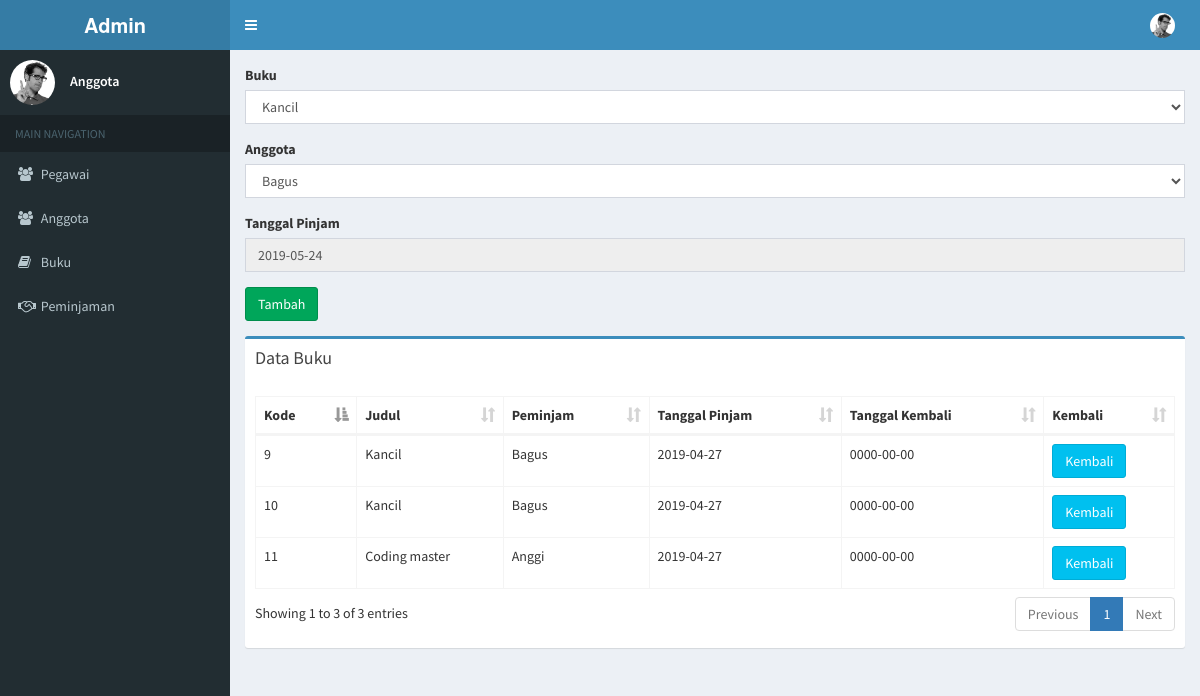
Screenshot of /index.php/peminjaman_controller/peminjaman with the database file from the repository.
### tables this page shows
CREATE TABLE `peminjaman` (
  `KdPinjam` int(11) NOT NULL,
  `KdAnggota` int(11) NOT NULL,
  `KdRegister` int(11) NOT NULL
);

CREATE TABLE `buku` (
  `KdRegister` int(11) NOT NULL,
  `Judul` varchar(100) NOT NULL,
  `Pengarang` varchar(100) NOT NULL,
  `Penerbit` varchar(50) NOT NULL,
  `Thn_terbit` year(4) NOT NULL
);

CREATE TABLE `anggota` (
  `KdAnggota` int(11) NOT NULL,
  `Nama` varchar(100) NOT NULL,
  `Prodi` varchar(50) NOT NULL,
  `Jenjang` varchar(50) NOT NULL,
  `Alamat` varchar(200) NOT NULL
);

CREATE TABLE `detil_pinjam` (
  `KdPinjam` int(11) NOT NULL,
  `KdRegister` int(11) NOT NULL,
  `Tgl_pinjam` date NOT NULL,
  `Tgl_kembali` date NOT NULL
);

### application/controllers/Peminjaman_controller.php (called while the page is built, shortened)
<?php
class Peminjaman_controller extends CI_Controller
{
	public function __construct(){
	    $this->load->model('peminjaman');
	    $this->load->library('session');
      $this->load->library('pagination');
  	}
  	public function peminjaman(){
  		$data['peminjaman'] = $this->peminjaman->getPeminjaman();
  		$data['anggota'] = $this->peminjaman->getAnggota();
  		$data['buku'] = $this->peminjaman->getBuku();
	    $this->load->view('peminjaman/peminjaman', $data);
  	}
}
 ?>

### index.php (called while the page is built, shortened)
<?php
require_once BASEPATH.'core/CodeIgniter.php';

### application/models/Peminjaman.php (called while the page is built, shortened)
<?php
class Peminjaman extends CI_Model{
    public function getBuku(){
        return $this->db->get('buku')->result();
    }
    public function getAnggota(){
        return $this->db->get('anggota')->result();
    }
    public function getPeminjaman(){
        $this->db->select('peminjaman.KdPinjam,Nama,Judul,Tgl_pinjam,Tgl_kembali');
        $this->db->from('peminjaman');
        $this->db->join('anggota','anggota.KdAnggota = peminjaman.KdAnggota');
        $this->db->join('buku','buku.KdRegister = peminjaman.KdRegister');
        $this->db->join('detil_pinjam', 'detil_pinjam.KdPinjam = peminjaman.KdPinjam');
        $query = $this->db->get('');
        return $query->result();
    }
}
?>

### application/views/peminjaman/peminjaman.php (the view, shortened to what this page needs)
<!DOCTYPE html>
<html>
<head>
  <link rel="stylesheet" href="<?php echo base_url()."assets/"; ?>bower_components/bootstrap/dist/css/bootstrap.min.css">
  <link rel="stylesheet" href="<?php echo base_url()."assets/"; ?>bower_components/font-awesome/css/font-awesome.min.css">
  <link rel="stylesheet" href="<?php echo base_url()."assets/"; ?>bower_components/Ionicons/css/ionicons.min.css">
  <link rel="stylesheet" href="<?php echo base_url()."assets/"; ?>bower_components/datatables.net-bs/css/dataTables.bootstrap.min.css">
  <link rel="stylesheet" href="<?php echo base_url()."assets/"; ?>dist/css/AdminLTE.min.css">
  <link rel="stylesheet" href="<?php echo base_url()."assets/"; ?>dist/css/skins/_all-skins.min.css">
  <link href="<?php echo base_url('css/sweetalert.css') ?>" rel="stylesheet" >
</head>
<body class="hold-transition skin-blue sidebar-mini">
<div class="wrapper">
  <header class="main-header">
    <a href="<?php echo base_url()."assets/"; ?>index2.html" class="logo">
      <span class="logo-lg"><b>Admin</b></span>
    </a>
    <nav class="navbar navbar-static-top">
      <a href="#" class="sidebar-toggle" data-toggle="push-menu" role="button">
      </a>
      <div class="navbar-custom-menu">
        <ul class="nav navbar-nav">
          <li class="dropdown user user-menu">
            <a href="#" class="dropdown-toggle" data-toggle="dropdown">
              <img src="<?php echo base_url()."assets/"; ?>dist/img/user2-160x160.jpg" class="user-image" alt="User Image">
            </a>
          </li>
        </ul>
      </div>
    </nav>
  </header>
  <aside class="main-sidebar">
    <section class="sidebar">
      <div class="user-panel">
        <div class="pull-left image">
          <img src="<?php echo base_url()."assets/"; ?>dist/img/user2-160x160.jpg" class="img-circle" alt="User Image">
        </div>
        <div class="pull-left info">
          <p>Anggota</p>
        </div>
      </div>
      <ul class="sidebar-menu" data-widget="tree">
        <li class="header">MAIN NAVIGATION</li>
        <li>
          <a class="nav-link" href="<?php echo base_url("pegawai") ?>">
            <i class="fa fa-users"></i>
            <span>Pegawai</span>
          </a>
        </li>
        <li>
          <a class="nav-link" href="<?php echo base_url("anggota") ?>">
            <i class="fa fa-users"></i>
            <span>Anggota</span>
          </a>
        </li>
        <li>
          <a class="nav-link" href="<?php echo base_url("buku") ?>">
            <i class="fa fa-book"></i>
            <span>Buku</span>
          </a>
        </li>
        <li>
          <a class="nav-link" href="<?php echo base_url("peminjaman") ?>">
            <i class="fa fa-handshake-o"></i>
            <span>Peminjaman</span>
          </a>
        </li>
      </ul>
    </section>
  </aside>
  <div class="content-wrapper">
    <section class="content">
      <div class="row">
        <div class="col-md-12">
          <div class="card">
          <div class="card-body">
            <?php echo form_open("Peminjaman_controller/simpanPeminjaman"); ?>
               <form class="form-inline" action="/action_page.php">
                  <div class="form-group">
                    <label>Buku</label>
                    <select name="buku" class="form-control">
                      <?php
                        foreach ($buku as $data) {
                          echo "<option value='$data->KdRegister'>".$data->Judul."</option>";
                        }
                       ?>
                    </select>
                  </div>
                  <div class="form-group">
                    <label>Anggota</label>
                    <select name="anggota" class="form-control">
                      <?php
                        foreach ($anggota as $data){
                          echo "<option value='$data->KdAnggota'>".$data->Nama."</option>";
                        }
                       ?>
                    </select>
                  </div>
                  <div class="form-group">
                    <label>Tanggal Pinjam</label>
                    <input type="text" name="tgl" class="form-control" value="<?php echo date('Y-m-d'); ?>" readonly>
                  </div>
                  <div class="form-group">
                    <input type="submit" name="submit" value="Tambah" class="btn btn-success">
                  </div>
                </form>
            </div>
          </div>
          <div class="box box-primary">
            <div class="box-header">
              <h3 class="box-title">Data Buku</h3>
            </div>
            <div class="box-body">
              <table id="example2" class="table table-bordered table-hover">
                <thead>
                <tr>
                  <th>Kode</th>
                  <th>Judul</th>
                  <th>Peminjam</th>
                  <th>Tanggal Pinjam</th>
                  <th>Tanggal Kembali</th>
                  <th>Kembali</th>
                </tr>
                </thead>
                <tbody>
                <?php
                  foreach($peminjaman as $data){
                      echo "<tr>
                      <td>".$data->KdPinjam."</td>
                      <td>".$data->Judul."</td>
                      <td>".$data->Nama."</td>
                      <td>".$data->Tgl_pinjam."</td>
                      <td>".$data->Tgl_kembali."</td>";
                      if ($data->Tgl_kembali == "0000-00-00") {
                        echo "<td><button onclick=kem(".$data->KdPinjam.") class = 'btn btn-info'>Kembali</a></td>
                        </tr>";
                      }
                      else{
                        echo "<td></td>";
                      }
                    }
                 ?>
                </tbody>
              </table>
            </div>
          </div>
        </div>
      </div>
    </section>
  </div>
</div>
</body>
</html>

### rows the page displays
peminjaman: KdPinjam "9", buku.Judul "Kancil", anggota.Nama "Bagus", detil_pinjam.Tgl_pinjam "2019-04-27", detil_pinjam.Tgl_kembali "0000-00-00"
peminjaman: KdPinjam "10", buku.Judul "Kancil", anggota.Nama "Bagus", detil_pinjam.Tgl_pinjam "2019-04-27", detil_pinjam.Tgl_kembali "0000-00-00"
peminjaman: KdPinjam "11", buku.Judul "Coding master", anggota.Nama "Anggi", detil_pinjam.Tgl_pinjam "2019-04-27", detil_pinjam.Tgl_kembali "0000-00-00"

### other values shown
form field buku "Kancil"
form field anggota "Bagus"
